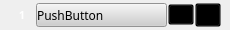
<?xml version="1.0" encoding="UTF-8"?>
<ui version="4.0">
 <class>WaveItemWidget</class>
 <widget class="QWidget" name="WaveItemWidget">
  <property name="geometry">
   <rect>
    <x>0</x>
    <y>0</y>
    <width>230</width>
    <height>30</height>
   </rect>
  </property>
  <property name="sizePolicy">
   <sizepolicy hsizetype="Ignored" vsizetype="Ignored">
    <horstretch>0</horstretch>
    <verstretch>0</verstretch>
   </sizepolicy>
  </property>
  <property name="minimumSize">
   <size>
    <width>230</width>
    <height>30</height>
   </size>
  </property>
  <property name="windowTitle">
   <string>Form</string>
  </property>
  <widget class="QFrame" name="horizontalFrame">
   <property name="geometry">
    <rect>
     <x>0</x>
     <y>0</y>
     <width>230</width>
     <height>30</height>
    </rect>
   </property>
   <property name="sizePolicy">
    <sizepolicy hsizetype="Ignored" vsizetype="Ignored">
     <horstretch>0</horstretch>
     <verstretch>0</verstretch>
    </sizepolicy>
   </property>
   <property name="minimumSize">
    <size>
     <width>230</width>
     <height>30</height>
    </size>
   </property>
   <layout class="QHBoxLayout" name="horizontalLayout" stretch="1,5,1,1">
    <property name="spacing">
     <number>1</number>
    </property>
    <property name="topMargin">
     <number>3</number>
    </property>
    <property name="bottomMargin">
     <number>3</number>
    </property>
    <item>
     <widget class="QLabel" name="label">
      <property name="sizePolicy">
       <sizepolicy hsizetype="Ignored" vsizetype="Ignored">
        <horstretch>0</horstretch>
        <verstretch>0</verstretch>
       </sizepolicy>
      </property>
      <property name="minimumSize">
       <size>
        <width>0</width>
        <height>0</height>
       </size>
      </property>
      <property name="font">
       <font>
        <family>Adobe 黑体 Std R</family>
        <pointsize>8</pointsize>
        <weight>75</weight>
        <bold>true</bold>
       </font>
      </property>
      <property name="styleSheet">
       <string notr="true">color: rgb(255, 255, 255);</string>
      </property>
      <property name="text">
       <string>1</string>
      </property>
      <property name="alignment">
       <set>Qt::AlignCenter</set>
      </property>
     </widget>
    </item>
    <item>
     <widget class="QPushButton" name="pushButton">
      <property name="sizePolicy">
       <sizepolicy hsizetype="Ignored" vsizetype="Ignored">
        <horstretch>0</horstretch>
        <verstretch>0</verstretch>
       </sizepolicy>
      </property>
      <property name="font">
       <font>
        <family>Adobe 黑体 Std R</family>
        <weight>50</weight>
        <bold>false</bold>
       </font>
      </property>
      <property name="autoFillBackground">
       <bool>false</bool>
      </property>
      <property name="styleSheet">
       <string notr="true">background-color: rgb(206, 206, 206);
text-align: left;</string>
      </property>
      <property name="text">
       <string>PushButton</string>
      </property>
     </widget>
    </item>
    <item alignment="Qt::AlignVCenter">
     <widget class="QToolButton" name="toolButton">
      <property name="sizePolicy">
       <sizepolicy hsizetype="Ignored" vsizetype="Ignored">
        <horstretch>0</horstretch>
        <verstretch>0</verstretch>
       </sizepolicy>
      </property>
      <property name="minimumSize">
       <size>
        <width>0</width>
        <height>0</height>
       </size>
      </property>
      <property name="styleSheet">
       <string notr="true">background-color: rgba(0, 0, 0, 0);</string>
      </property>
      <property name="text">
       <string>...</string>
      </property>
      <property name="icon">
       <iconset>
        <normalon>:/images/images/cancl.svg</normalon>
       </iconset>
      </property>
      <property name="iconSize">
       <size>
        <width>24</width>
        <height>24</height>
       </size>
      </property>
     </widget>
    </item>
    <item>
     <widget class="QToolButton" name="toolButton_2">
      <property name="sizePolicy">
       <sizepolicy hsizetype="Ignored" vsizetype="Ignored">
        <horstretch>0</horstretch>
        <verstretch>0</verstretch>
       </sizepolicy>
      </property>
      <property name="minimumSize">
       <size>
        <width>24</width>
        <height>24</height>
       </size>
      </property>
      <property name="styleSheet">
       <string notr="true">background-color: rgba(0, 0, 0, 0);</string>
      </property>
      <property name="text">
       <string>...</string>
      </property>
      <property name="icon">
       <iconset>
        <normalon>:/images/images/eys_open.svg</normalon>
       </iconset>
      </property>
      <property name="iconSize">
       <size>
        <width>24</width>
        <height>24</height>
       </size>
      </property>
     </widget>
    </item>
   </layout>
  </widget>
 </widget>
 <resources/>
 <connections/>
</ui>
